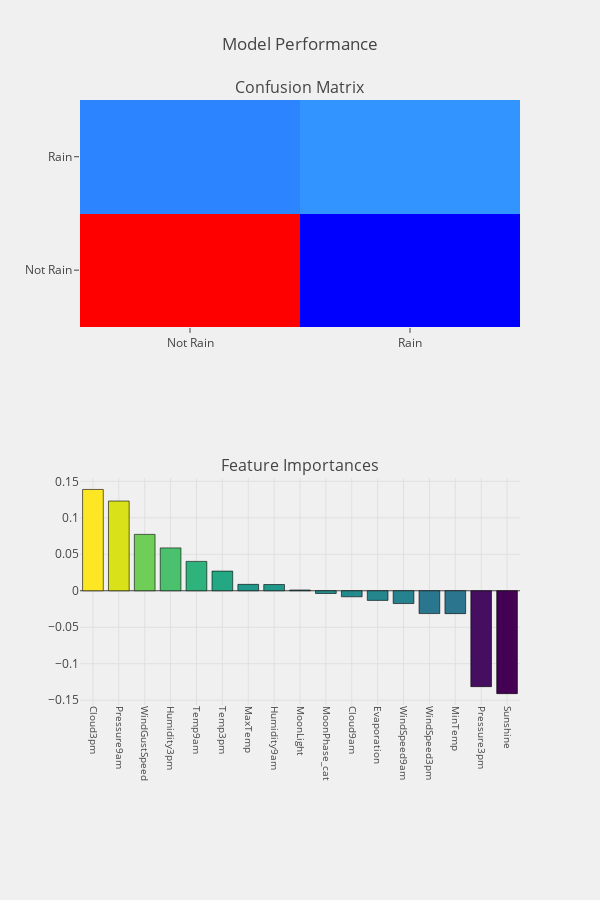

This figure's notebook cell:
### Code cell
def rain_prediction(algorithm,training_x,testing_x,
                             training_y,testing_y,cols,cf,threshold_plot) :
    
    #model
    algorithm.fit(training_x,training_y)
    predictions   = algorithm.predict(testing_x)
    probabilities = algorithm.predict_proba(testing_x)
    
    #coeffs
    if   cf == "coefficients" :
        coefficients  = pd.DataFrame(algorithm.coef_.ravel())
    elif cf == "features" :
        coefficients  = pd.DataFrame(algorithm.feature_importances_)
        
    column_df     = pd.DataFrame(cols)
    coef_sumry    = (pd.merge(coefficients,column_df,left_index= True,
                              right_index= True, how = "left"))
    coef_sumry.columns = ["coefficients","features"]
    coef_sumry    = coef_sumry.sort_values(by = "coefficients",ascending = False)
    
    print (algorithm)
    print ("\n Classification Report : \n",classification_report(testing_y,predictions))
    print ("Accuracy   Score : ",accuracy_score(testing_y,predictions))
    
    #confusion matrix
    conf_matrix = confusion_matrix(testing_y,predictions)
    
    #roc_auc_score
    model_roc_auc = roc_auc_score(testing_y,predictions) 
    print ("Area Under Curve : ",model_roc_auc,"\n")
    fpr,tpr,thresholds = roc_curve(testing_y,probabilities[:,1])
    
    #plot confusion matrix
    trace1 = go.Heatmap(z = conf_matrix ,
                        x = ["Not Rain","Rain"],
                        y = ["Not Rain","Rain"],
                        showscale  = False,colorscale = "Picnic",
                        name = "matrix")
    
    #plot coeffs
    trace2 = go.Bar(x = coef_sumry["features"],y = coef_sumry["coefficients"],
                    name = "coefficients",
                    marker = dict(color = coef_sumry["coefficients"],
                                  colorscale = "Viridis",
                                  line = dict(width = .6,color = "black")))
    
    #subplots
    fig = tls.make_subplots(rows=2, cols=1, subplot_titles=('Confusion Matrix','Feature Importances'))
    
    fig.append_trace(trace1,1,1)
    fig.append_trace(trace2,2,1)
    
    fig['layout'].update(showlegend=False, title="Model Performance" ,
                         autosize = False,height = 900,width = 600,
                         plot_bgcolor = 'rgba(240,240,240, 0.95)',
                         paper_bgcolor = 'rgba(240,240,240, 0.95)',
                         margin = dict(b = 195))
    fig["layout"]["xaxis2"].update(dict(showgrid = True,tickfont = dict(size = 10),
                                        tickangle = 90))
    py.iplot(fig)
    
    if threshold_plot == True : 
        visualizer = DiscriminationThreshold(algorithm)
        visualizer.fit(training_x,training_y)
        visualizer.poof()
        
logit  = LogisticRegression(C=1.0, class_weight=None, dual=False, fit_intercept=True,
          intercept_scaling=1, max_iter=100, multi_class='ovr', n_jobs=1,
          penalty='l2', random_state=None, solver='liblinear', tol=0.0001,
          verbose=0, warm_start=False)

rain_prediction(logit,train_X,test_X,train_Y,test_Y,
                         cols,"coefficients",threshold_plot = True)

### Figure 1 — Plotly figure (JSON) as saved in the notebook; plotly's stock layout.template omitted (floating-point values rounded to 4 significant figures)
{"data": [{"colorscale": "Picnic", "name": "matrix", "showscale": false, "type": "heatmap", "uid": "e5536351-d623-4317-9f24-74bcccca3a6f", "x": ["Not Rain", "Rain"], "xaxis": "x", "y": ["Not Rain", "Rain"], "yaxis": "y", "z": [[10429, 627], [1470, 1579]]}, {"marker": {"color": [0.1388, 0.1229, 0.07726, 0.05875, 0.04026, 0.02694, 0.008804, 0.008572, 0.001039, -0.003729, -0.008259, -0.01318, -0.01752, -0.03126, -0.03133, -0.1314, -0.141], "colorscale": "Viridis", "line": {"color": "black", "width": 0.6}}, "name": "coefficients", "type": "bar", "uid": "8f3f4a04-3ba7-4d70-bd27-fe403eb35f4a", "x": ["Cloud3pm", "Pressure9am", "WindGustSpeed", "Humidity3pm", "Temp9am", "Temp3pm", "MaxTemp", "Humidity9am", "MoonLight", "MoonPhase_cat", "Cloud9am", "Evaporation", "WindSpeed9am", "WindSpeed3pm", "MinTemp", "Pressure3pm", "Sunshine"], "xaxis": "x2", "y": [0.1388, 0.1229, 0.07726, 0.05875, 0.04026, 0.02694, 0.008804, 0.008572, 0.001039, -0.003729, -0.008259, -0.01318, -0.01752, -0.03126, -0.03133, -0.1314, -0.141], "yaxis": "y2"}], "layout": {"annotations": [{"font": {"size": 16}, "showarrow": false, "text": "Confusion Matrix", "x": 0.5, "xanchor": "center", "xref": "paper", "y": 1, "yanchor": "bottom", "yref": "paper"}, {"font": {"size": 16}, "showarrow": false, "text": "Feature Importances", "x": 0.5, "xanchor": "center", "xref": "paper", "y": 0.375, "yanchor": "bottom", "yref": "paper"}], "autosize": false, "height": 900, "margin": {"b": 195}, "paper_bgcolor": "rgba(240,240,240, 0.95)", "plot_bgcolor": "rgba(240,240,240, 0.95)", "showlegend": false, "title": {"text": "Model Performance"}, "width": 600, "xaxis": {"anchor": "y", "domain": [0, 1]}, "xaxis2": {"anchor": "y2", "domain": [0, 1], "showgrid": true, "tickangle": 90, "tickfont": {"size": 10}}, "yaxis": {"anchor": "x", "domain": [0.625, 1]}, "yaxis2": {"anchor": "x2", "domain": [0, 0.375]}}}
